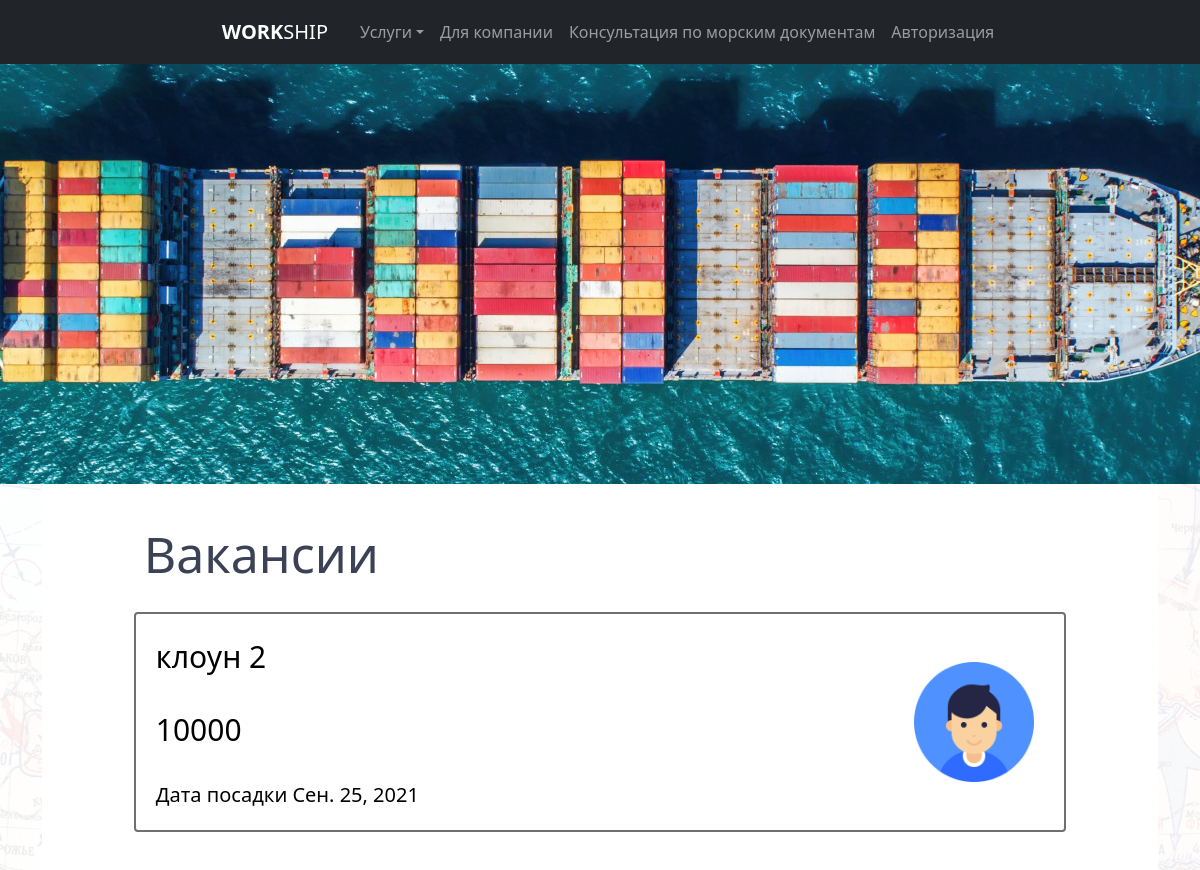
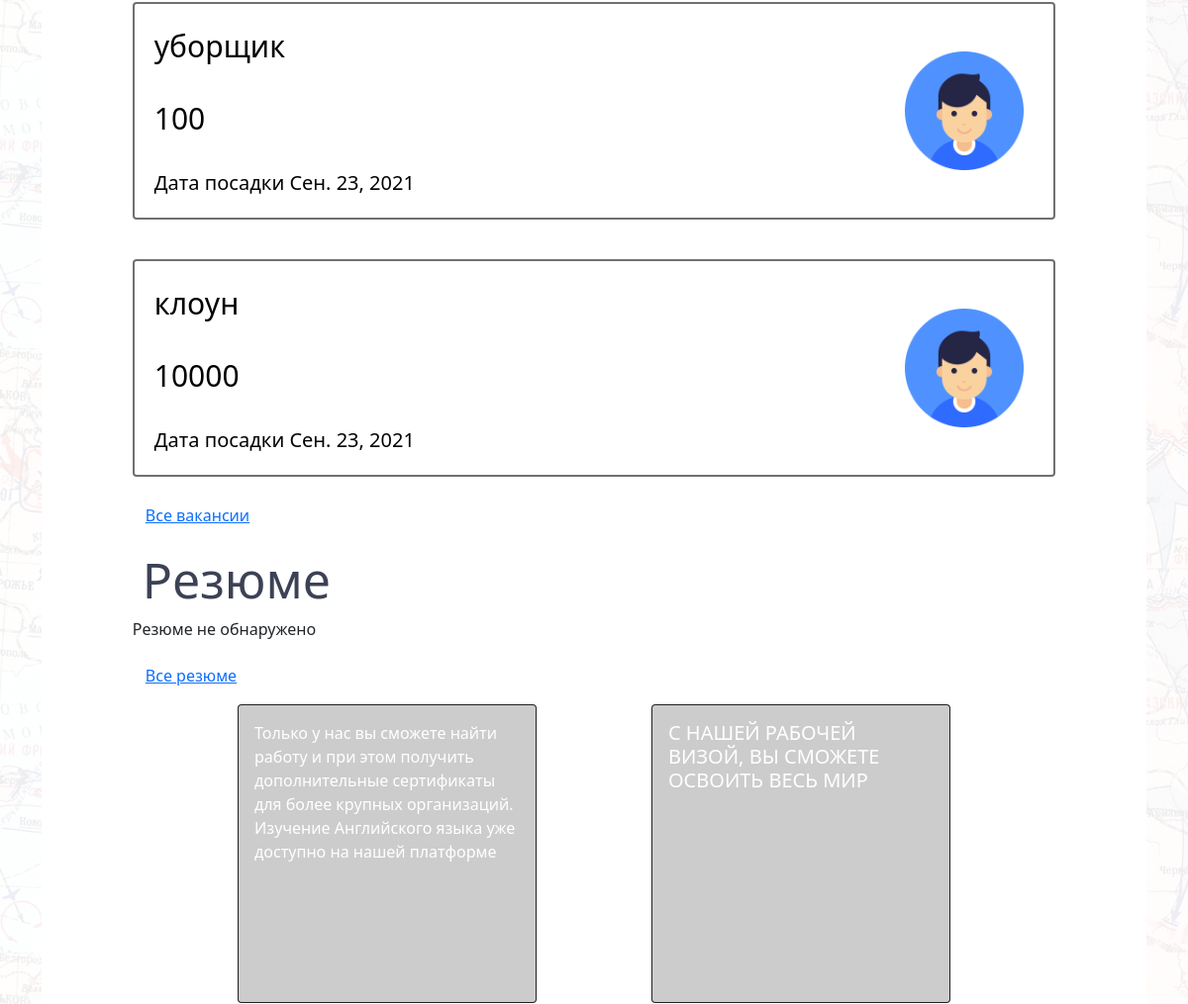
/ (upper part), run on an earlier commit of the app's database (2 pictures, top to bottom).
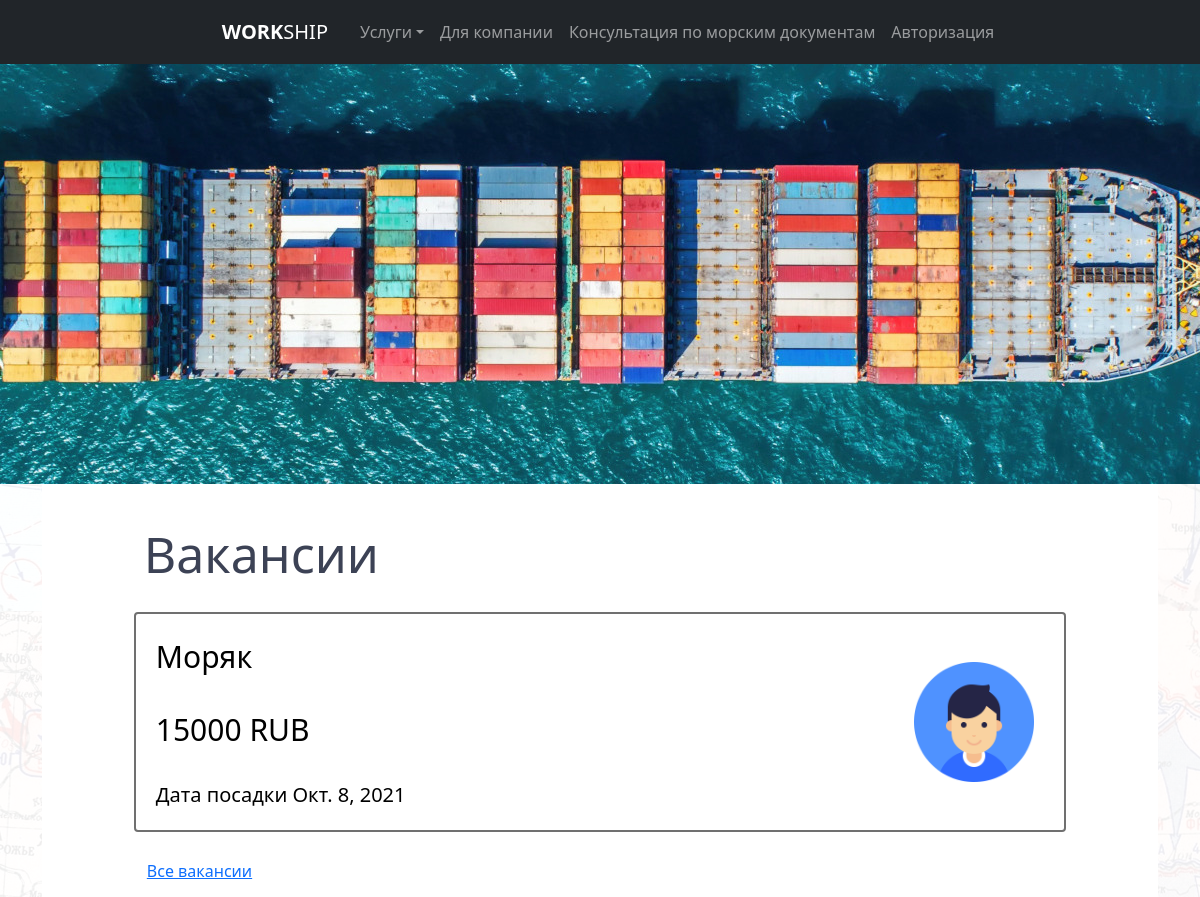
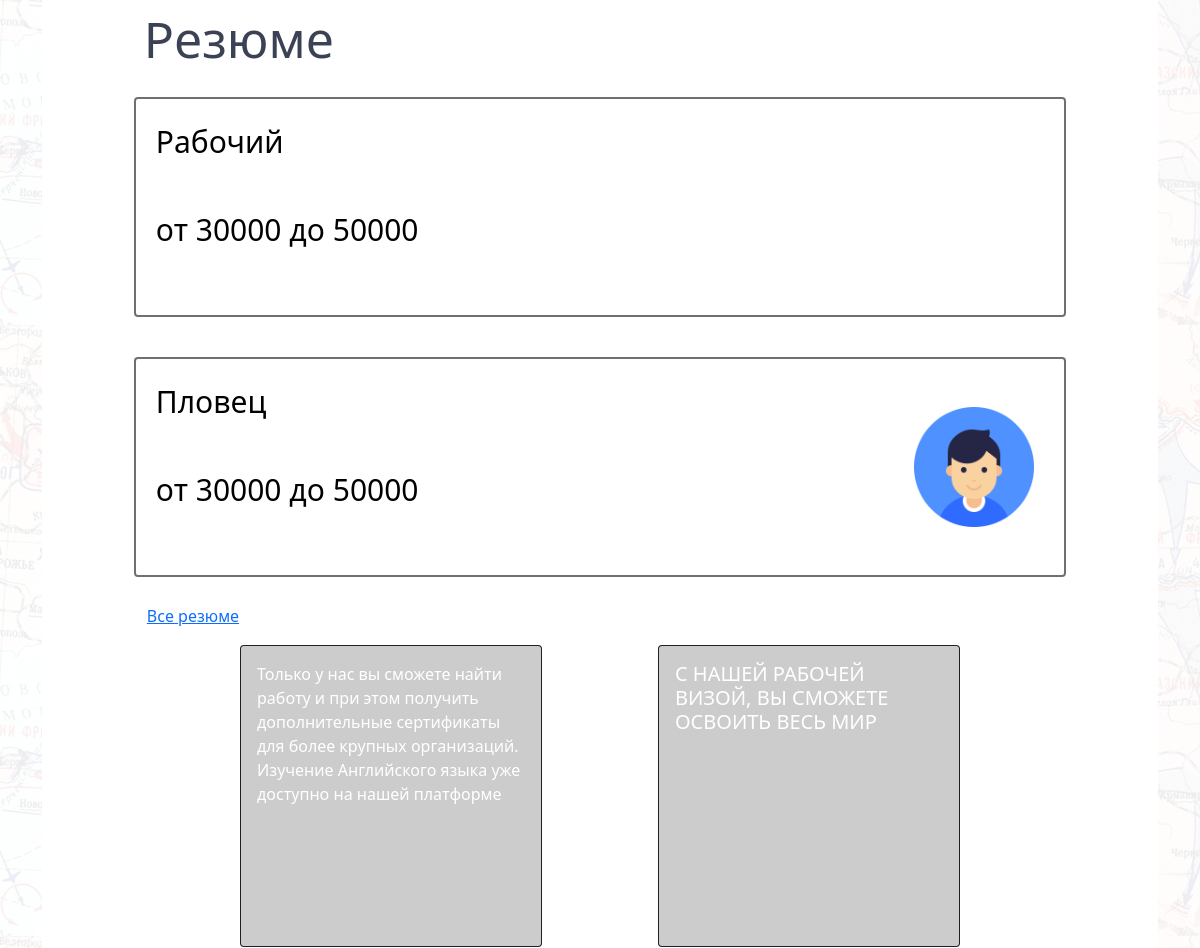
And on a later commit of the database (2 pictures, top to bottom).
### vacancies/models.py (models this page shows, shortened)
class Vacancy(models.Model):
    user = models.ForeignKey(User, on_delete=models.CASCADE)
    title = models.CharField('Должность', max_length=255)
    salary = models.CharField('Зарплата', max_length=255)
    vessel_type = models.CharField('Тип судна', max_length=255, default="")
    date_start = models.DateField('Дата посадки')
    landing = models.CharField('Место посадки', max_length=255, default="")
    contract_term = models.CharField('Срок контракта', max_length=255, default="")
    image = models.ImageField(verbose_name='Изображение', upload_to=image_directory_path, storage=image_storage, default='defaultuser.png')
    time_create = models.DateTimeField('Дата создания', auto_now_add=True, null=True)
    time_update = models.DateTimeField('Дата изменения', auto_now=True, null=True)
    is_published = models.BooleanField('Публикация', default=True)
    def get_absolute_url(self):
        return reverse('vacancies_detail', kwargs={'vacancy_id': self.pk})
    class Meta:
        verbose_name = 'Вакансия'
        verbose_name_plural = 'Вакансии'
        ordering = ['-time_create', 'title']

### summaries/models.py (models this page shows, shortened)
class Summary(models.Model):
    user = models.ForeignKey(User, on_delete=models.CASCADE)
    name = models.CharField('Название', max_length=255)
    job = models.CharField('Должность', max_length=255)
    city = models.CharField('Город', max_length=255)
    salary_min = models.CharField('Зарплата от', max_length=255)
    salary_max = models.CharField('Зарплата до', max_length=255)
    extra = models.TextField('Дополнительно', default='Без описания')
    image = models.ImageField(upload_to=image_directory_path, storage=image_storage, default='defaultuser.png')
    time_create = models.DateTimeField('Дата создания', auto_now_add=True, null=True)
    time_update = models.DateTimeField('Дата изменения', auto_now=True, null=True)
    is_published = models.BooleanField('Публикация', default=True)
    def get_absolute_url(self):
        return reverse('summaries_detail', kwargs={'summary_id': self.pk})
    class Meta:
        verbose_name = 'Резюме'
        verbose_name_plural = 'Резюме'

### main/views.py (the view)
# urls.py: path('', views.index, name='home'),
def index(request):
    vacancies = Vacancy.objects.filter(is_published=True)[:3]
    summaries = Summary.objects.filter(is_published=True)[:3]
    context = {
        'vacancies': vacancies,
        'summaries': summaries
    }
    return render(request, 'main/index.html', context=context)

### main/templates/main/index.html (shortened to what this page needs)
{% extends 'main/layout.html' %}
{% load static %}
{% block content %}
      <div class="index_logo">
        <img src="{%  static 'main/img/mainlogo.jpg' %}" alt="">
      </div>
<div class="container">
      <div class="wrapper">
        <div class="vacancies">
          <div class="vacancies__header">
            <h2>Вакансии</h2>
          </div>
          <div class="vacancies__container">
            {% if vacancies %}
              {% for vacancy in vacancies %}
             <a href="{{ vacancy.get_absolute_url }}">
                <div class="vacancy">
                  <div class="vacancy__title">{{ vacancy.title }}</div>
                  <div class="vacancy__salary">{{ vacancy.salary }}</div>
                  <div class="vacancy__date">Дата посадки {{ vacancy.date_start }}</div>
                  <div class="vacancy__logo"><img class="rounded img-fluid" src="{{vacancy.image.url}}" alt=""></div>
                </div>
             </a>
              {% endfor %}
            {% else %}
              <p>Вакансий не обнаружено</p>
            {% endif %}
          </div>
            <a href="{% url 'vacancies_home' %}" class="btn btn-link">Все вакансии</a>
        </div>
      <div class="vacancies mt-3">
          <div class="vacancies__header">
            <h2>Резюме</h2>
          </div>
          <div class="vacancies__container">
            {% if summaries %}
              {% for summary in summaries %}
              <a href="{{ summary.get_absolute_url }}">
                  <div class="vacancy">
                    <div class="vacancy__title">{{ summary.name }}</div>
                    <div class="vacancy__salary">от {{ summary.salary_min }} до {{ summary.salary_max }}</div>
                    <div class="vacancy__logo"><img src="{{summary.image.url}}" alt=""></div>
                  </div>
              </a>
              {% endfor %}
            {% else %}
              <p>Резюме не обнаружено</p>
            {% endif %}
          </div>
          <a href="{% url 'summaries_home' %}" class="btn btn-link">Все резюме</a>
        </div>
        <div class="slider_index">
          <div class="slider_index__container">
            <div class="card bg-dark text-white">
                <img src="https://via.placeholder.com/300x300" class="card-img" alt="...">
                <div class="card-img-overlay">
                <p class="card-text">Только у нас вы сможете найти работу и при этом получить
                дополнительные сертификаты для более крупных организаций.
                Изучение Английского языка уже доступно на нашей платформе</p>
                </div>
            </div>
            <div class="card bg-dark text-white">
                <img src="https://via.placeholder.com/300x300" class="card-img" alt="...">
                <div class="card-img-overlay">
                <h5 class="card-title">С НАШЕЙ РАБОЧЕЙ ВИЗОЙ, ВЫ СМОЖЕТЕ ОСВОИТЬ ВЕСЬ МИР</h5>
                </div>
            </div>
          </div>
        </div>
      </div>
</div>
{% endblock %}

What changed in the data, as far as the page shows it:
removed Vacancy: title "клоун 2", salary "10000", date_start "Сен. 25, 2021", image (placeholder picture)
removed Vacancy: title "уборщик", salary "100", date_start "Сен. 23, 2021", image (placeholder picture)
removed Vacancy: title "клоун", salary "10000", date_start "Сен. 23, 2021", image (placeholder picture)
now on this page (row edited): Vacancy: title "Моряк", salary "15000 RUB", date_start "Окт. 8, 2021", image (placeholder picture)
added Summary: name "Рабочий", salary_min "30000", salary_max "50000"
added Summary: name "Пловец", salary_min "30000", salary_max "50000", image (placeholder picture)
Also different on the page:
text no longer shown: "Резюме не обнаружено"
